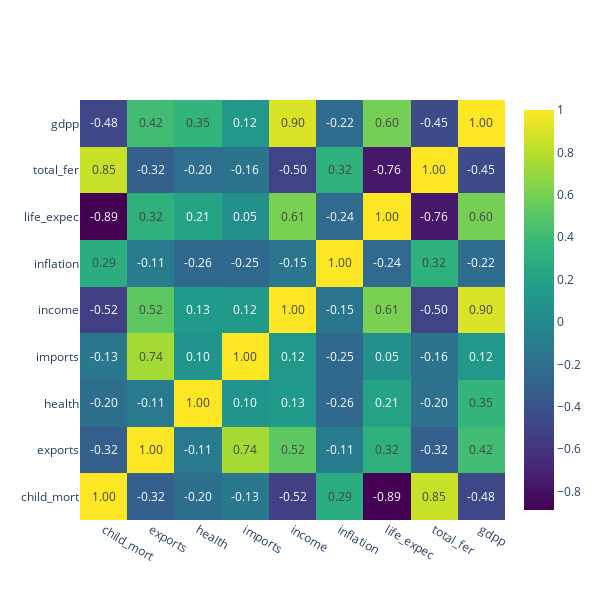

Source (notebook cell):
### Code cell
# Mapa de calor indicando a correlação entre os atributos

# Matriz de correlações básica
corr = paises.corr()

# Gráfico de calor (heatmap)
fig = go.Figure()

fig.add_trace(
    go.Heatmap(
        x = corr.columns,
        y = corr.index,
        z = np.array(corr),
        text=corr.values,
        texttemplate='%{text:.2f}',
        colorscale='viridis'))

fig.update_layout(
    height = 600,
    width = 600)

fig.show()
